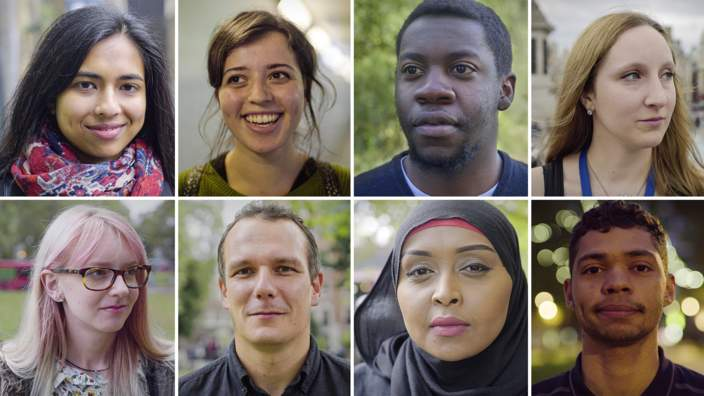
#> input picture foto/dw.jpg, 704 x 396 px
$ python deteksiwajah.py
#> lines starting #> are read from the running program, lines starting #| are printed output that depends on the picture; after the words box and inside, x2 and y2 are one past the last pixel; in counts of white or black regions, pixels touching at a corner belong together
import numpy as np
import cv2 as cv

wajah=cv.CascadeClassifier('haarcascade_frontalface_default.xml')
img=cv.imread('foto/dw.jpg')
#> img is the input picture: shape (396, 704, 3); mean B, G, R 105.6, 114.1, 125.9
img_gray=cv.cvtColor(img,cv.COLOR_BGR2GRAY)
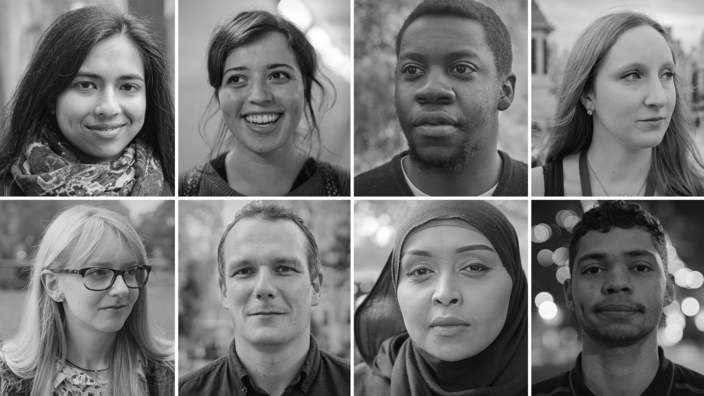
#> img_gray: shape (396, 704); min 0, max 255, mean 116.7

deteksi_wajah=wajah.detectMultiScale(img_gray,1.1,5)
#> deteksi_wajah = [[206, 37, 105, 105], [54, 44, 109, 109], [64, 232, 110, 110], [210, 226, 110, 110], [563, 222, 111, 111], [375, 19, 126, 126], [593, 36, 107, 107], [378, 217, 139, 139]]
font=cv.FONT_HERSHEY_SIMPLEX
jumlah=0

for(x,y,w,h) in deteksi_wajah:
    jumlah=jumlah+1
    cv.putText(img,"Wajah",(x,y-10),font,0.75,(0,0,255),2,cv.LINE_AA)
    cv.rectangle(img,(x,y),(x+w,y+h),(255,0,0),2)
    roi_gray=img_gray[y:y+h,x:x+w]
    roi_color=img[y:y+h,x:x+w]
#> this loop made 8 passes
#> pass 1, `roi_gray=img_gray[y:y+h,x:x+w]`:
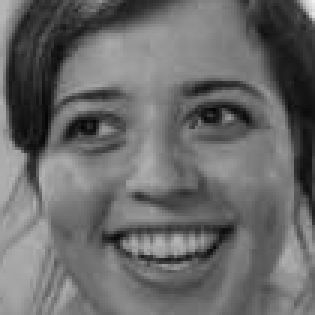
#> roi_gray: shape (105, 105) (shown 3 times larger); min 4, max 240, mean 105.5
#> pass 1, `roi_color=img[y:y+h,x:x+w]`:
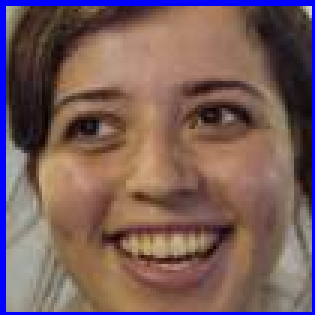
#> roi_color: shape (105, 105, 3) (shown 3 times larger); mean B, G, R 91, 92.8, 119.5
#> pass 2, `roi_gray=img_gray[y:y+h,x:x+w]`:
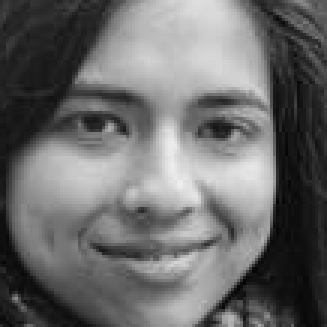
#> roi_gray: shape (109, 109) (shown 3 times larger); min 4, max 238, mean 107
#> pass 2, `roi_color=img[y:y+h,x:x+w]`:
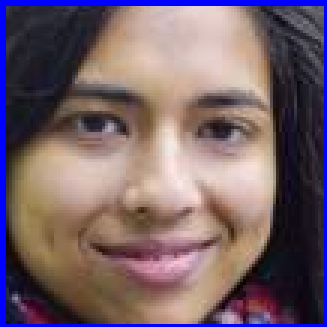
#> roi_color: shape (109, 109, 3) (shown 3 times larger); mean B, G, R 105.6, 98, 118.2
#> after the loop:
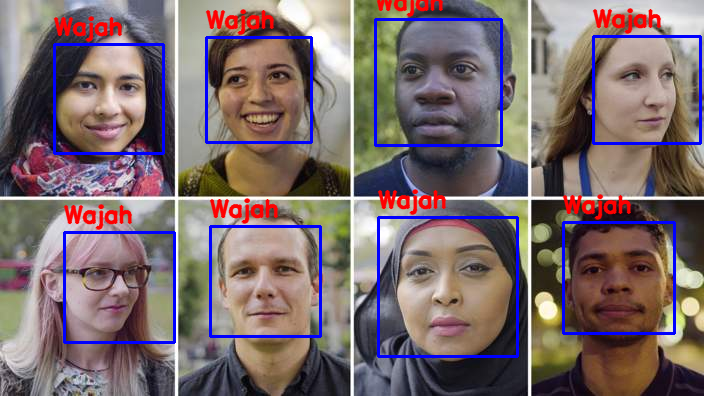
#> img: shape (396, 704, 3); 6.64% of pixels changed, all inside (x1, y1, x2, y2) = (53, 0, 702, 358)
#> after the loop, jumlah = 8

cv.putText(img,"Jumlah wajah ada : "+str(jumlah)+ " buah",(10,30),font,1,(0,0,0),2,cv.LINE_AA)
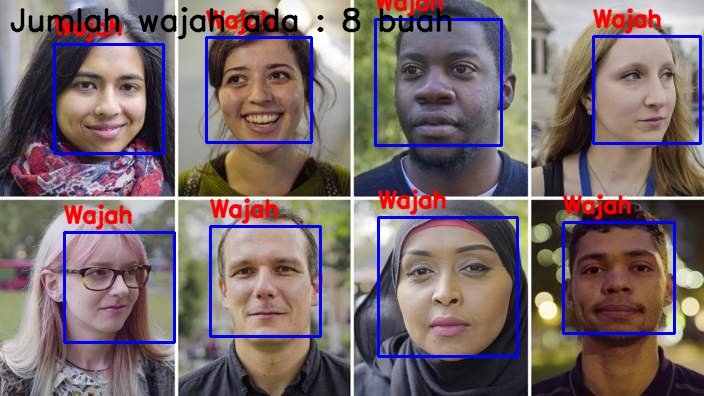
#> img: shape (396, 704, 3); 1.56% of pixels changed, all inside (x1, y1, x2, y2) = (10, 7, 452, 40)
cv.imshow('img',img)
cv.waitKey(0)
cv.destroyAllWindows()

$ run again, with foto/th.jpeg copied over foto/dw.jpg
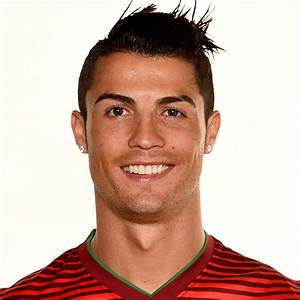
#> input picture foto/th.jpeg, 300 x 300 px
#> img is the input picture: shape (300, 300, 3); mean B, G, R 159.7, 172.4, 204.5
#> deteksi_wajah = [[72, 54, 149, 149]]
#> the loop `for(x,y,w,h) in deteksi_wajah:` made 1 pass
#> (x, y, w, h, jumlah) on pass 1: (72, 54, 149, 149, 1)
#> after the loop `for(x,y,w,h) in deteksi_wajah:`:
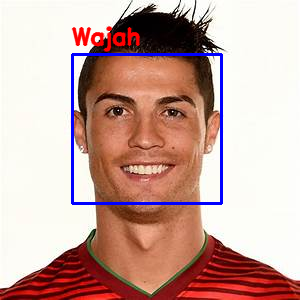
#> img: shape (300, 300, 3); 3.07% of pixels changed, all inside (x1, y1, x2, y2) = (71, 26, 223, 205)
#> after the loop `for(x,y,w,h) in deteksi_wajah:`: jumlah = 1
#> `cv.putText(img,"Jumlah wajah ada : "+str(jumlah)+ " buah",(10,30),font..`:
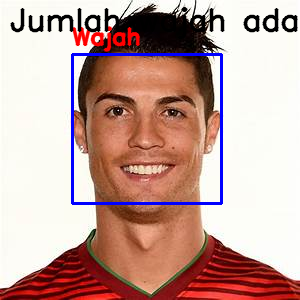
#> img: shape (300, 300, 3); 3.23% of pixels changed, all inside (x1, y1, x2, y2) = (10, 7, 298, 40)
